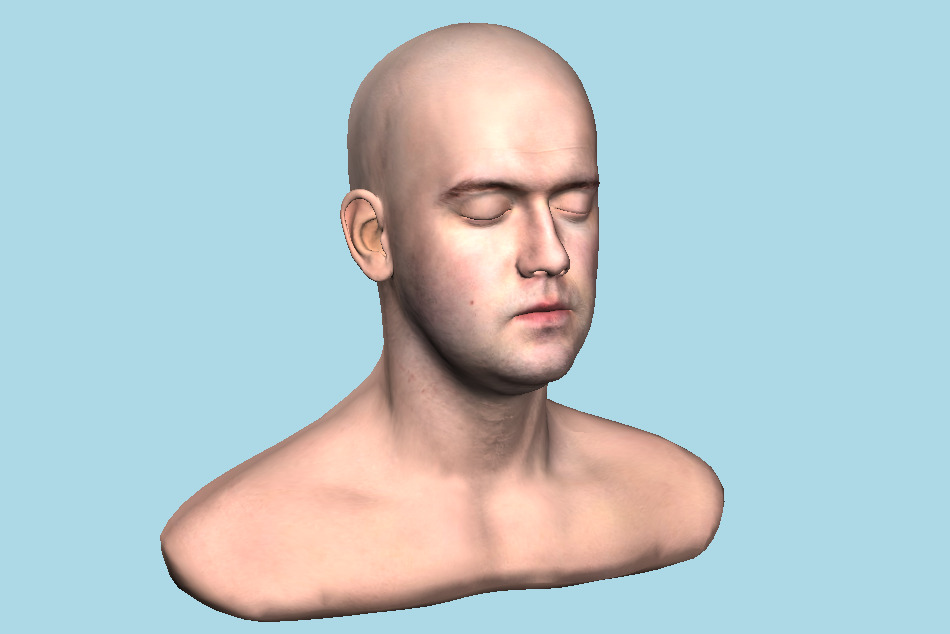
#> input picture heads/8MZNV7RZYRS2VVU8BXSSQKUGI.jpg, 950 x 634 px; its folder holds only this picture in this run
$ python -i tattoos.py   (imports and definitions only)
#> lines starting #> are read from the running program, lines starting #| are printed output that depends on the picture
"""Tattoo textures — procedural presets plus PNG/JPG loader.

A tattoo is a 2D RGBA image:
  RGB = linear ink colour (0..1 per channel)
  A   = ink density at this pixel (0 = bare skin, 1 = maximum pigment load)

At render time, the image is sampled at the surface UV; the RGB+alpha drives a
dermis-layer absorption/scattering contribution in `skin_bssrdf.slang`. The
image is mapped via the same spherical UV used elsewhere:
    u = 0.5 + atan2(z, x) / (2π)
    v = 0.5 - asin(y)    / π

So u=0.75 is the front of the face, v≈0.38 is the forehead, v≈0.55 is the
cheek/mouth region. The procedural presets target the right cheek/brow so
they land visibly on the head when the camera is orbiting the face.
"""

from __future__ import annotations

from dataclasses import dataclass
from pathlib import Path

import numpy as np
from PIL import Image, ImageDraw

TATTOO_WIDTH = 512
TATTOO_HEIGHT = 512


@dataclass
class Tattoo:
    name: str
    data: np.ndarray   # (H, W, 4) linear RGBA float32


# ── Small helpers ──────────────────────────────────────────────────

def _blank_rgba() -> Image.Image:
    return Image.new("RGBA", (TATTOO_WIDTH, TATTOO_HEIGHT), (0, 0, 0, 0))


def _to_linear_rgba32f(pil: Image.Image) -> np.ndarray:
    """8-bit sRGB image → linear RGBA float32 (H, W, 4). Alpha is unchanged."""
    arr = np.asarray(pil.convert("RGBA"), dtype=np.float32) / 255.0
    # Decode sRGB → linear for the colour channels; alpha stays linear.
    c = arr[..., :3]
    linear = np.where(
        c <= 0.04045,
        c / 12.92,
        ((c + 0.055) / 1.055) ** 2.4,
    ).astype(np.float32)
    out = np.empty_like(arr)
    out[..., :3] = linear
    out[..., 3] = arr[..., 3]
    return np.ascontiguousarray(out)


# Face-centred pixel coordinate for the procedural presets.
# u=0.75 (front) is at x = TATTOO_WIDTH * 0.75 = 384; we pick slightly to the
# side so the design sits on the cheek/brow rather than dead-centre of the
# nose, which is tight on sphere-mapped area.
_FACE_CX = int(TATTOO_WIDTH * 0.72)


# ── Procedural presets ─────────────────────────────────────────────

def _preset_none() -> Image.Image:
    return _blank_rgba()


# [85 lines left out: functions _preset_cross_black, _preset_heart_red, _preset_blue_tribal, _preset_color_flame, not called in this run]


BUILT_IN: list[tuple[str, callable]] = [
    ("None",            _preset_none),
    ("Black Cross",     _preset_cross_black),
    ("Red Heart",       _preset_heart_red),
    ("Blue Tribal",     _preset_blue_tribal),
    ("Color Flame",     _preset_color_flame),
]


# ── File loading ───────────────────────────────────────────────────

def _load_image_file(path: Path) -> np.ndarray:
    """Load PNG/JPG and resize to TATTOO_WIDTH × TATTOO_HEIGHT RGBA32F."""
    with Image.open(path) as im:
#> im is the input picture: PIL image 950x634 RGB; mean R, G, B 181.9, 200.9, 205.6
        im = im.convert("RGBA")
#> im: PIL image 950x634 RGBA
        if im.size != (TATTOO_WIDTH, TATTOO_HEIGHT):
            im = im.resize((TATTOO_WIDTH, TATTOO_HEIGHT), Image.LANCZOS)
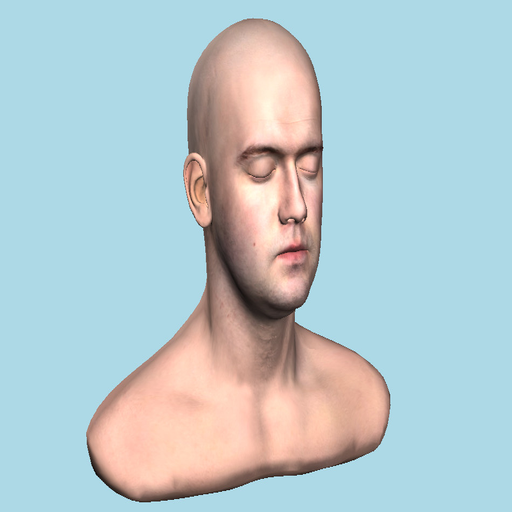
#> im: PIL image 512x512 RGBA; mean R, G, B, A 181.9, 200.9, 205.6, 255
        return _to_linear_rgba32f(im)
#> in _to_linear_rgba32f, `linear = np.where( c <= 0.04045, c / 12.92, ((c + 0.055) / 1.055) ** 2..`:
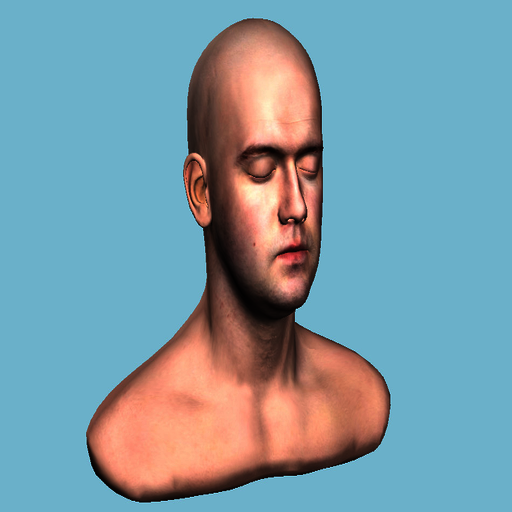
#> linear: shape (512, 512, 3) float32; mean R, G, B 0.489, 0.609, 0.654
#> in _to_linear_rgba32f, `out[..., :3] = linear`:
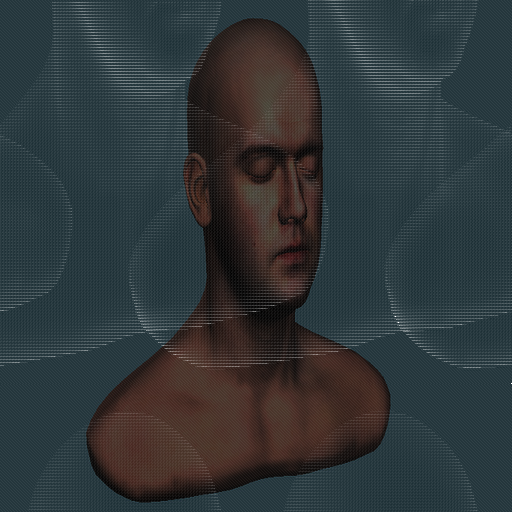
#> out: shape (512, 512, 4) float32; mean R, G, B, A 0.489, 0.609, 0.654, 3.5; transparent parts drawn white


# ── Public API ─────────────────────────────────────────────────────

# [16 lines left out: function load_tattoos, not called in this run]


def blank_tattoo_data() -> np.ndarray:
    """Zero-alpha tattoo used as the initial upload so the binding is valid."""
    return np.zeros((TATTOO_HEIGHT, TATTOO_WIDTH, 4), dtype=np.float32)

>>> result = _load_image_file('../../heads/8MZNV7RZYRS2VVU8BXSSQKUGI.jpg')
